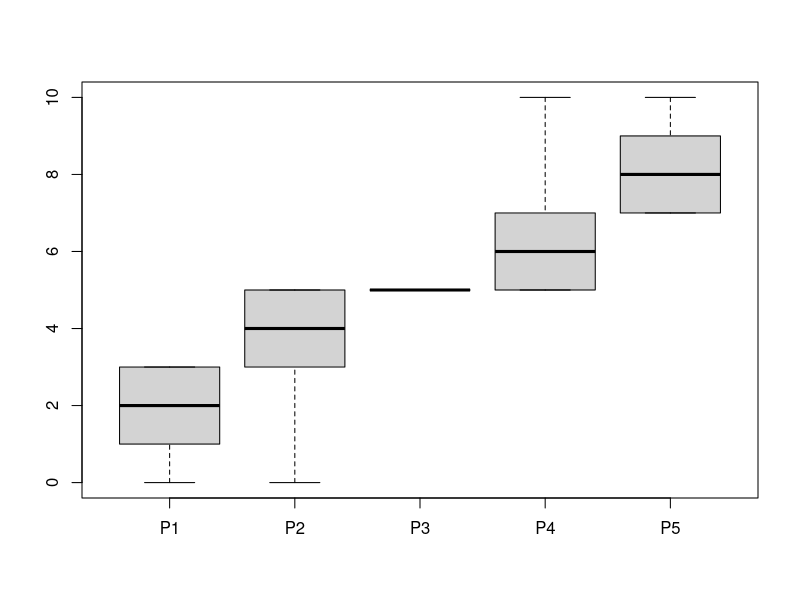
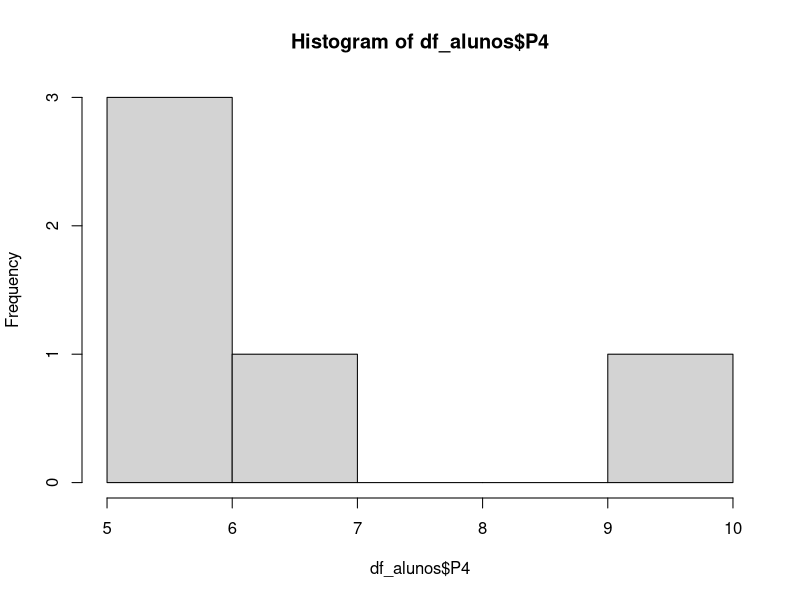
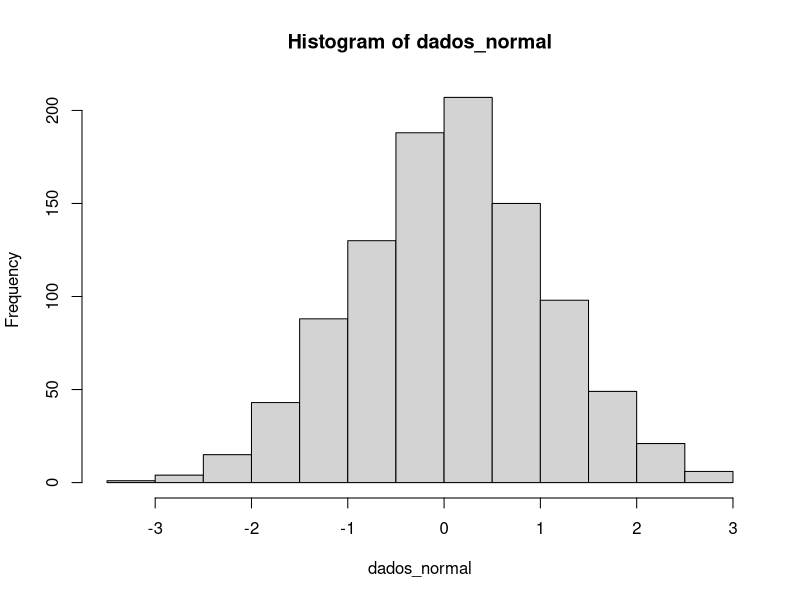
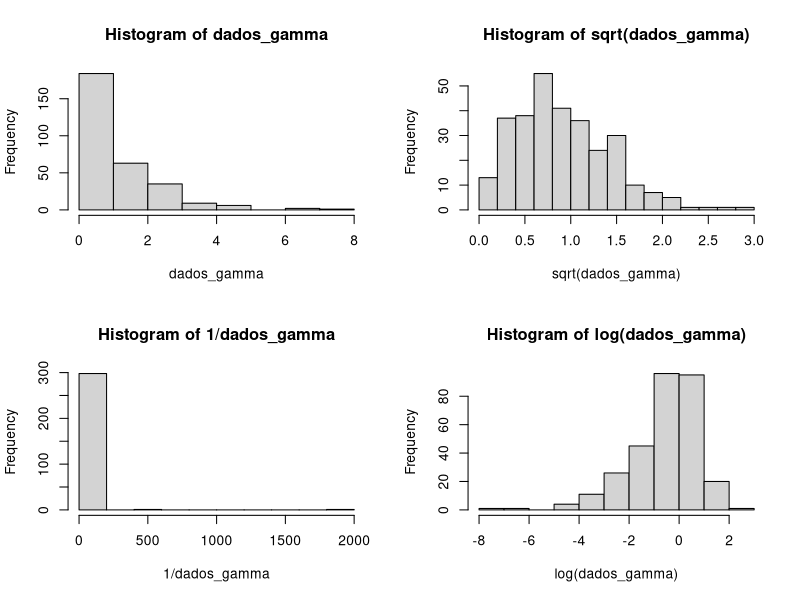
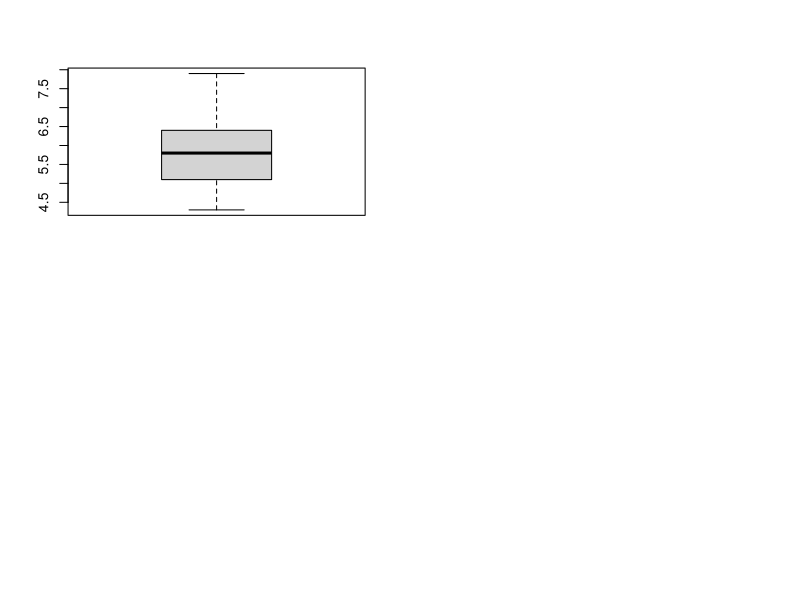
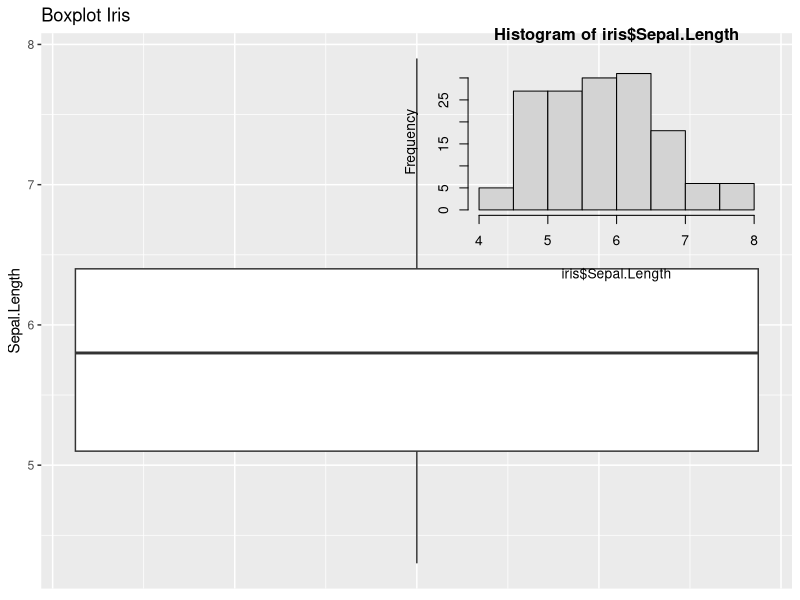
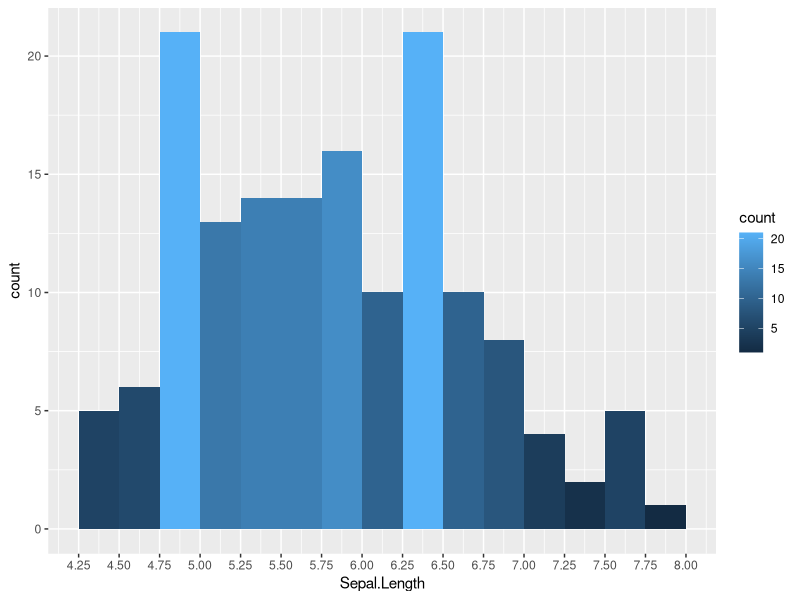

Reproduce these figures in R, in order.
## ---- chunk 1
# Bibliotecas
library(knitr)
library(ggplot2)
library(cowplot)
## ---- chunk 2
nome = c('Djoko','Wilson','Leon', 'Nilce')
est_civil = c('Solteiro','Casado', 'Casado', 'Casado')
escolaridade = c('Pós-graduação',
                 'Ensino médio completo',
                 'Pós-graduação',
                 'Superior completo')
n_filhos = c(0, 0, 0, 0)
salario = c(4500, 3000, 2000, 5500)
idade = c(29, 33, 39, 32)
df_youtubers = data.frame(nome, est_civil, escolaridade, n_filhos, salario, idade)
kable(df_youtubers, align = 'c',
      caption = 'Dados sobre Youtubers.') # Melhor visualização dos dados para este PDF
## ---- chunk 3
median(df_youtubers$salario)
## ---- chunk 4
# apply: aplica uma função a um conjunto de dados
# MARGIN = 2: 1 para aplicar a função a todas as linhas e 2 a todas as colunas
# FUN: função a ser aplicada ao conjunto de dados
apply(df_youtubers[, c('n_filhos','salario','idade')], MARGIN = 2, FUN = median)
## ---- chunk 5
mean(df_youtubers$salario)
## ---- chunk 6
colMeans(df_youtubers[, c('idade', 'salario')])
## ---- chunk 7
nomes = c('alunoA', 'alunoB', 'alunoC',
          'alunoD', 'alunoE')
notas = matrix(c(3,4,5,6,7,
               1,3,5,7,9,
               2,5,5,5,8,
               3,5,5,5,7,
               0,0,5,10,10), nrow = 5, ncol = 5, byrow = T)
df_alunos = data.frame(notas, row.names = nomes)
colnames(df_alunos) = c('P1', 'P2', 'P3', 'P4', 'P5')
kable(df_alunos, align = 'c')
## ---- chunk 8
rowMeans(df_alunos)
## ---- chunk 9
quantile(df_alunos$P1)
## ---- chunk 10
apply(df_alunos, 2, quantile, seq(0,1,.2))
## ---- chunk 11
boxplot(df_alunos)
## ---- chunk 12
apply(df_alunos, 2, quantile)
## ---- chunk 13
hist(df_alunos$P4, breaks = seq(5, 10, 1))
## ---- chunk 14
# Simula 500 dados de uma distribuição normal
dados_normal <- rnorm(n = 1000)
# Gráfico de suas frequências
hist(dados_normal)
## ---- chunk 15
dados_gamma <- rgamma(n = 300, shape = 1)
par(mfrow = c(2,2)) # MultiFrame rowwise layout
hist(dados_gamma)
hist(sqrt(dados_gamma))
hist(1/dados_gamma)
hist(log(dados_gamma))
## ---- chunk 16
# A função head() mostra os cinco primeiros itens de data.frame:
head(iris)
## ---- chunk 17
    # O primeiro valor é a quantidade de linhas do conjunto de dados
    # e o segundo a sua quantidade de atributos
    dim(iris)
## ---- chunk 18
    str(iris) # Structure of an Arbitrary R Object
## ---- chunk 19
    summary(iris)
## ---- chunk 20
boxplot(iris$Sepal.Length)
## ---- chunk 21
ggplot(data = iris, aes(y = Sepal.Length)) +
  geom_boxplot() +
  labs(title = 'Boxplot Iris') +
  theme(axis.ticks.x = element_blank(),
  axis.text.x = element_blank())
## ---- chunk 22
hist(iris$Sepal.Length)
## ---- chunk 23
ggplot(data = iris, aes(x = Sepal.Length, fill = ..count..)) +
  geom_histogram(binwidth = 0.25, boundary = 0) +
  scale_x_continuous(breaks = seq(1, 10, by = 0.25)) 
